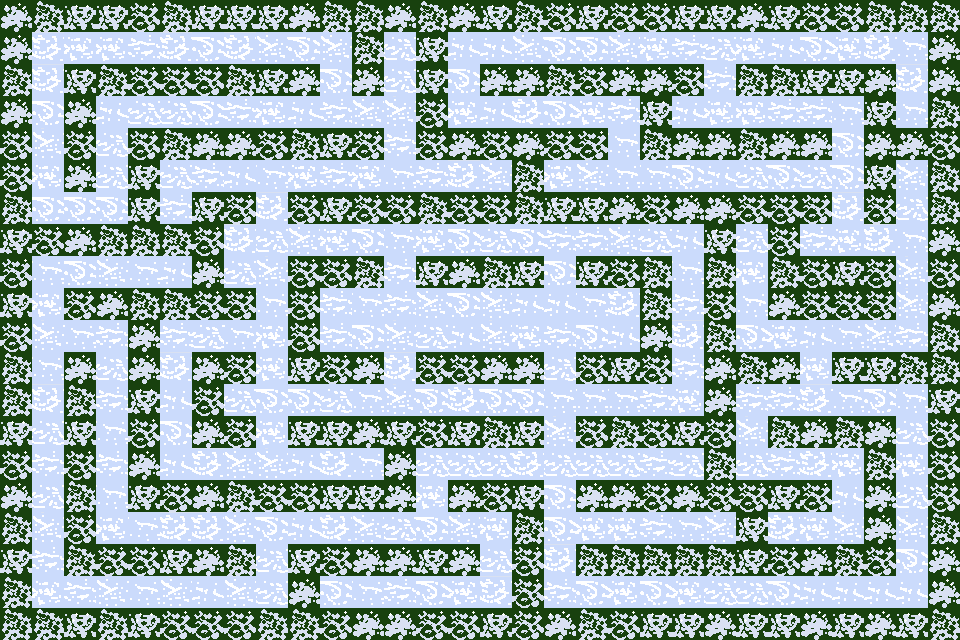

This is a level from a 2D game, rendered from its Tiled map with the project's own tilesets. A one-line summary and the complete map file follow:
An orthogonal 30x20 tile map with 32x32 px tiles, 2 tile layers (backgroundLayer, terrainLayer).

<map version="1.10" tiledversion="1.10.1" orientation="orthogonal" renderorder="right-down" width="30" height="20" tilewidth="32" tileheight="32" infinite="0" nextlayerid="3" nextobjectid="1">
 <editorsettings>
  <export target="Game3.json" format="json" />
 </editorsettings>
 <tileset firstgid="1" name="Game3Tileset" tilewidth="32" tileheight="32" tilecount="20" columns="10">
  <image source="../tilesets/Game3Tileset.png" trans="ff00ff" width="320" height="64" />
  <tile id="0">
   <properties>
    <property name="collides" type="bool" value="true" />
   </properties>
  </tile>
  <tile id="1">
   <properties>
    <property name="collides" type="bool" value="true" />
   </properties>
  </tile>
  <tile id="2">
   <properties>
    <property name="collides" type="bool" value="true" />
   </properties>
  </tile>
  <tile id="3">
   <properties>
    <property name="collides" type="bool" value="true" />
   </properties>
  </tile>
  <tile id="4">
   <properties>
    <property name="collides" type="bool" value="true" />
   </properties>
  </tile>
  <tile id="6">
   <properties>
    <property name="collides" type="bool" value="true" />
   </properties>
  </tile>
  <tile id="7">
   <properties>
    <property name="collides" type="bool" value="true" />
   </properties>
  </tile>
  <tile id="8">
   <properties>
    <property name="collides" type="bool" value="true" />
   </properties>
  </tile>
  <tile id="9">
   <properties>
    <property name="collides" type="bool" value="true" />
   </properties>
  </tile>
  <tile id="18">
   <properties>
    <property name="collides" type="bool" value="true" />
   </properties>
  </tile>
  <tile id="19">
   <properties>
    <property name="collides" type="bool" value="true" />
   </properties>
  </tile>
 </tileset>
 <layer id="2" name="backgroundLayer" width="30" height="20">
  <data encoding="csv">
14,15,18,17,15,16,15,16,16,18,14,16,13,11,13,15,14,14,17,15,17,11,11,15,17,14,13,11,11,12,
11,16,18,18,14,16,17,16,11,17,11,18,15,17,13,13,11,17,17,11,18,14,15,18,13,17,18,16,12,11,
18,16,14,11,14,17,17,17,13,14,17,13,15,18,17,11,14,12,17,14,16,13,14,15,12,14,18,17,16,11,
15,17,12,13,15,15,17,14,18,13,14,11,11,17,18,13,16,17,18,14,11,13,18,18,14,14,12,17,12,15,
17,11,15,15,18,16,17,12,11,16,18,17,14,17,13,14,14,15,15,12,12,12,17,15,16,11,17,11,17,12,
13,18,12,15,18,15,14,13,12,18,14,18,12,14,16,11,13,18,11,12,12,17,13,15,17,15,17,18,11,15,
16,17,17,17,12,14,12,16,16,18,18,17,11,13,16,14,14,11,16,12,17,15,13,18,12,14,16,11,15,18,
13,12,17,14,13,15,18,16,15,11,18,17,12,18,17,15,17,14,14,11,15,13,17,15,15,14,18,16,12,12,
18,12,17,11,12,13,13,15,11,17,13,18,14,18,16,12,18,17,12,15,14,12,14,18,13,13,12,13,11,13,
14,18,13,14,17,14,14,15,12,13,14,12,14,11,17,11,13,13,12,16,18,14,15,12,12,11,11,14,11,14,
14,11,12,14,13,14,15,12,18,14,14,17,11,15,13,11,18,14,17,13,15,16,11,17,18,13,12,11,14,18,
17,12,14,15,11,16,15,12,18,15,15,12,16,18,18,13,12,15,17,15,16,14,12,17,15,18,16,14,13,17,
14,16,18,14,18,13,14,15,17,17,15,12,11,17,16,17,17,12,12,12,14,18,11,14,14,16,12,17,12,11,
13,15,15,12,12,17,12,11,18,13,13,13,18,14,12,12,16,11,11,16,11,18,14,11,17,16,15,12,15,11,
18,14,12,14,11,13,16,11,11,13,16,12,11,15,15,15,16,15,15,15,14,15,13,15,14,16,18,16,18,17,
17,15,17,12,11,17,11,14,17,16,13,17,13,18,15,14,18,17,17,13,12,12,14,17,16,11,13,15,15,11,
11,11,12,18,12,16,16,11,17,13,16,11,15,17,11,18,15,17,18,18,14,12,11,18,16,18,11,12,11,17,
13,14,14,15,17,16,18,11,15,18,16,13,17,16,13,15,12,16,19,19,19,19,19,15,11,12,18,12,17,12,
11,18,14,11,12,11,13,11,15,14,17,12,14,17,18,16,17,14,17,18,17,18,15,15,17,13,13,13,13,12,
11,16,14,14,18,18,18,13,16,11,11,11,11,11,18,16,11,18,11,16,12,16,17,13,11,18,17,14,14,13
</data>
 </layer>
 <layer id="1" name="terrainLayer" width="30" height="20">
  <data encoding="csv">
4,19,5,5,20,19,5,5,5,4,19,19,4,19,4,5,19,20,5,20,20,5,5,4,5,20,20,19,19,19,
4,0,0,0,0,0,0,0,0,0,0,19,0,5,0,0,0,0,0,0,0,0,0,0,0,0,0,0,0,4,
19,0,5,19,20,20,20,19,5,4,0,4,0,5,0,4,4,19,20,4,4,20,0,19,19,5,5,4,0,4,
4,0,4,0,0,0,0,0,0,0,0,0,0,20,0,0,0,0,0,0,5,0,0,0,0,0,0,5,0,19,
20,0,20,0,20,19,4,4,20,19,5,20,0,20,4,20,4,20,20,0,19,4,4,19,4,4,0,4,4,20,
20,0,4,0,5,0,0,0,0,0,0,0,0,0,0,0,19,0,0,0,0,0,0,0,0,0,0,5,0,19,
19,0,0,0,5,0,5,20,0,20,5,20,20,19,20,20,19,5,5,4,20,4,4,20,20,20,0,20,0,19,
5,20,4,19,19,19,20,0,0,0,0,0,0,0,0,0,0,0,0,0,0,0,5,0,20,0,0,0,0,4,
20,0,0,0,0,0,4,0,0,20,20,19,0,5,4,19,5,0,5,20,19,0,19,0,19,20,5,20,0,20,
5,0,20,4,19,19,20,20,0,20,0,0,0,0,0,0,0,0,0,0,19,0,20,0,4,20,20,20,0,4,
20,0,0,0,4,0,0,0,0,20,0,0,0,0,0,0,0,0,0,0,4,0,19,0,0,0,0,0,0,19,
19,0,4,0,4,0,4,20,0,5,20,4,0,20,20,4,4,0,20,5,20,0,4,19,4,0,5,5,19,19,
19,0,19,0,5,0,20,0,0,0,0,0,0,0,0,0,0,0,0,0,0,0,4,0,0,0,0,0,0,5,
5,0,5,0,20,0,4,20,0,5,5,4,5,20,5,19,5,0,20,19,20,5,20,0,19,4,19,4,0,20,
20,0,20,0,4,0,0,0,0,0,0,0,4,0,0,0,0,0,0,0,0,0,19,0,0,0,0,19,0,20,
4,0,19,0,5,20,4,19,20,20,5,5,4,0,4,20,5,0,4,4,20,4,20,20,5,20,0,4,0,20,
19,0,20,0,0,0,0,0,0,0,0,0,0,0,0,0,19,0,0,0,0,0,0,5,0,0,0,4,0,19,
5,0,19,20,20,5,4,19,0,5,20,4,4,5,4,0,20,0,0,0,0,0,0,5,20,4,19,20,0,4,
19,0,0,0,0,0,0,0,0,4,0,0,0,0,0,0,20,0,0,0,0,0,0,0,0,0,0,0,0,4,
19,19,5,19,5,20,20,20,19,19,20,4,4,20,20,5,20,4,19,20,5,5,4,5,5,4,5,4,5,19
</data>
 </layer>
</map>